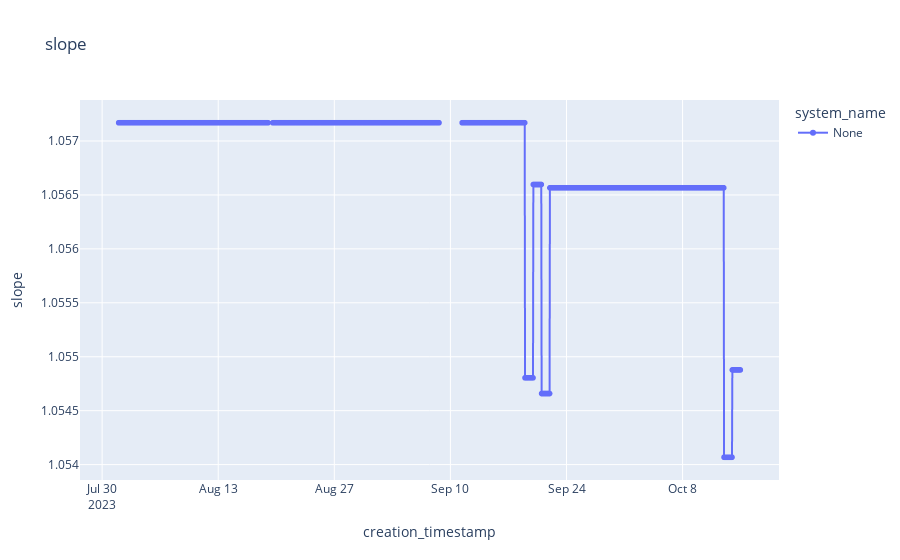
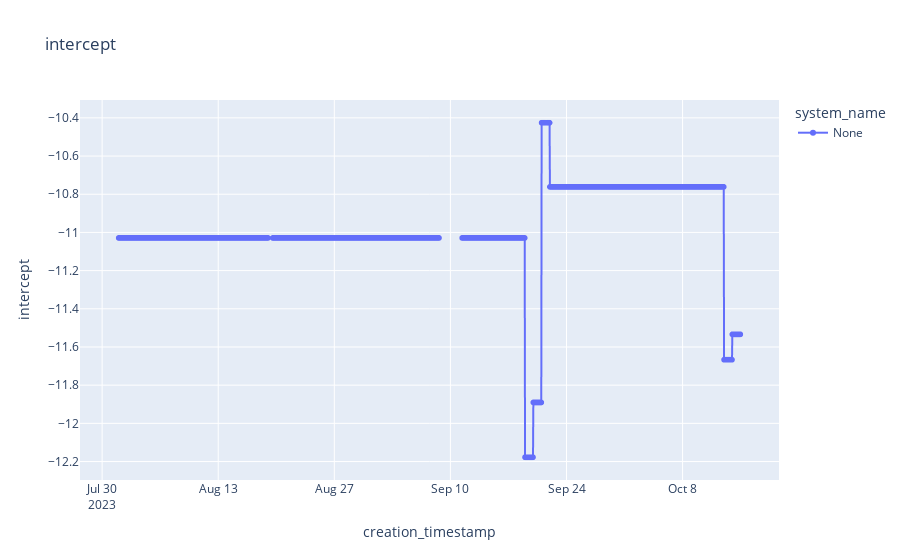
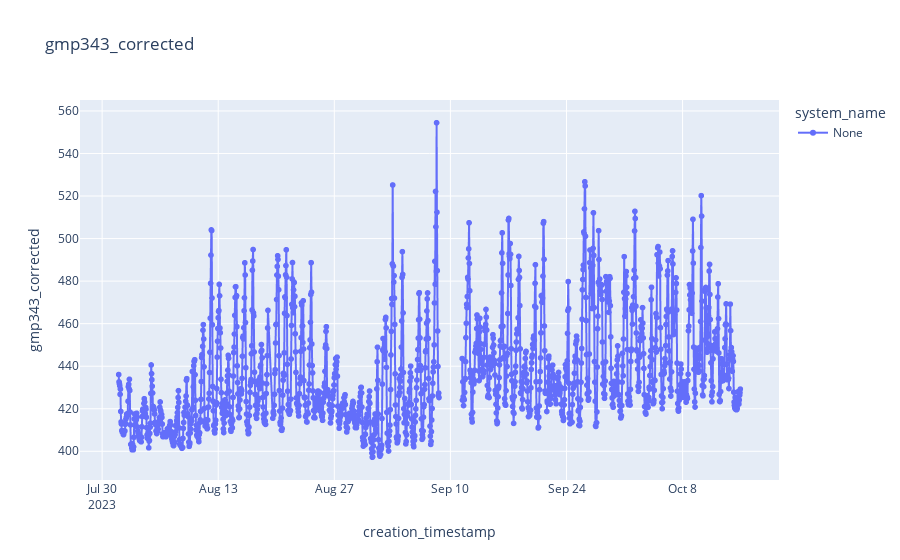

The notebook cell saved with these charts, in order:
### Code cell
import plotly.express as px

df_corr_agg = l_df_corr[1].groupby_dynamic("creation_timestamp", every='1h').agg(pl.all().exclude("creation_timestamp").mean())

fig = px.line(df_corr_agg, x="creation_timestamp", y="slope", markers=True, title = "slope", color="system_name")
fig.show()

fig = px.line(df_corr_agg, x="creation_timestamp", y="intercept", markers=True, title = "intercept", color="system_name")
fig.show()

fig = px.line(df_corr_agg, x="creation_timestamp", y="gmp343_corrected", markers=True, title = "gmp343_corrected", color="system_name")
fig.show()

### Figure 1 — Plotly figure (JSON) as saved in the notebook; plotly's stock layout.template omitted (floating-point values rounded to 4 significant figures; data arrays with more than 128 entries replaced by an {"elided": "..."} marker saying what was removed)
{"data": [{"hovertemplate": "system_name=None<br>creation_timestamp=%{x}<br>slope=%{y}<extra></extra>", "legendgroup": "None", "line": {"color": "#636efa", "dash": "solid"}, "marker": {"symbol": "circle"}, "mode": "lines+markers", "name": "None", "showlegend": true, "type": "scattergl", "x": {"elided": "1786 str values"}, "xaxis": "x", "y": {"elided": "1786 float values"}, "yaxis": "y"}], "layout": {"legend": {"title": {"text": "system_name"}, "tracegroupgap": 0}, "title": {"text": "slope"}, "xaxis": {"anchor": "y", "domain": [0, 1], "title": {"text": "creation_timestamp"}}, "yaxis": {"anchor": "x", "domain": [0, 1], "title": {"text": "slope"}}}}

### Figure 2 — Plotly figure (JSON) as saved in the notebook; plotly's stock layout.template omitted (floating-point values rounded to 4 significant figures; data arrays with more than 128 entries replaced by an {"elided": "..."} marker saying what was removed)
{"data": [{"hovertemplate": "system_name=None<br>creation_timestamp=%{x}<br>intercept=%{y}<extra></extra>", "legendgroup": "None", "line": {"color": "#636efa", "dash": "solid"}, "marker": {"symbol": "circle"}, "mode": "lines+markers", "name": "None", "showlegend": true, "type": "scattergl", "x": {"elided": "1786 str values"}, "xaxis": "x", "y": {"elided": "1786 float values"}, "yaxis": "y"}], "layout": {"legend": {"title": {"text": "system_name"}, "tracegroupgap": 0}, "title": {"text": "intercept"}, "xaxis": {"anchor": "y", "domain": [0, 1], "title": {"text": "creation_timestamp"}}, "yaxis": {"anchor": "x", "domain": [0, 1], "title": {"text": "intercept"}}}}

### Figure 3 — Plotly figure (JSON) as saved in the notebook; plotly's stock layout.template omitted (floating-point values rounded to 4 significant figures; data arrays with more than 128 entries replaced by an {"elided": "..."} marker saying what was removed)
{"data": [{"hovertemplate": "system_name=None<br>creation_timestamp=%{x}<br>gmp343_corrected=%{y}<extra></extra>", "legendgroup": "None", "line": {"color": "#636efa", "dash": "solid"}, "marker": {"symbol": "circle"}, "mode": "lines+markers", "name": "None", "showlegend": true, "type": "scattergl", "x": {"elided": "1786 str values"}, "xaxis": "x", "y": {"elided": "1786 float values"}, "yaxis": "y"}], "layout": {"legend": {"title": {"text": "system_name"}, "tracegroupgap": 0}, "title": {"text": "gmp343_corrected"}, "xaxis": {"anchor": "y", "domain": [0, 1], "title": {"text": "creation_timestamp"}}, "yaxis": {"anchor": "x", "domain": [0, 1], "title": {"text": "gmp343_corrected"}}}}
